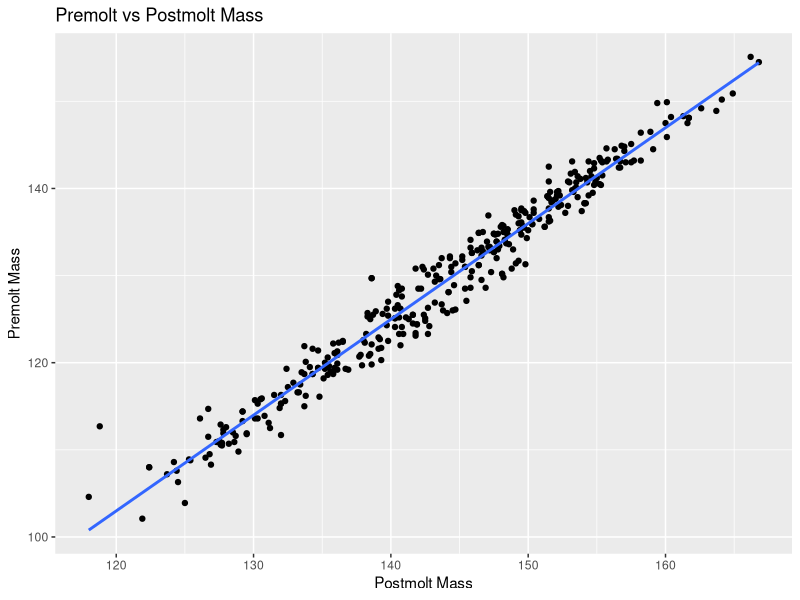
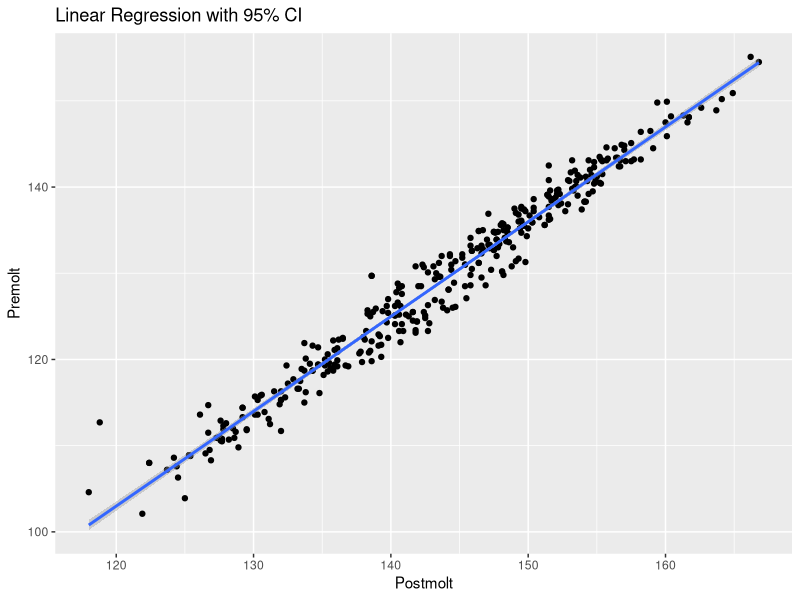
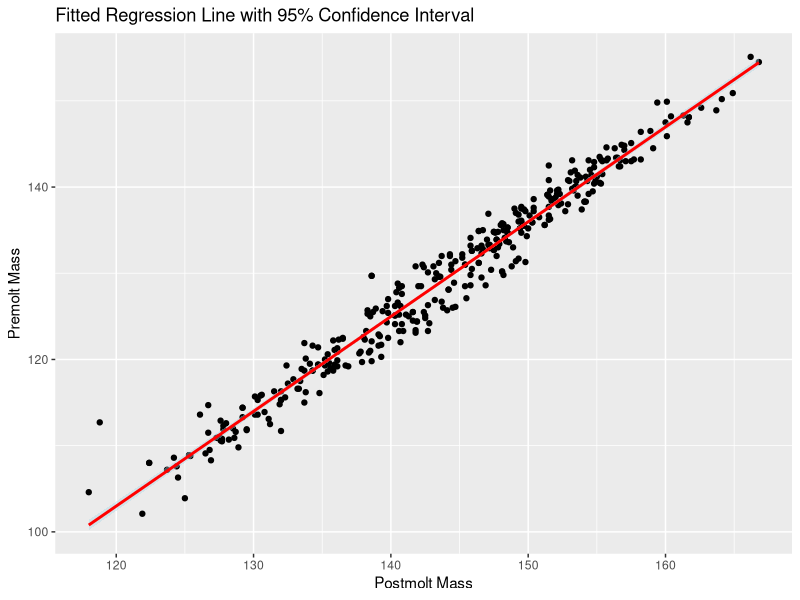

Write R code to recreate these figures, in order.
# -----------------------------
# 🦀 Dungeness Crab Premolt Analysis
# -----------------------------
# This analysis explores the relationship between premolt and postmolt weights
# in Dungeness crabs using regression modeling and visualization.
# Techniques used: scatter plots, confidence interval prediction, linear modeling.
# -----------------------------

# --- Load Required Libraries ---
library(readr)      # For reading CSV files
library(ggplot2)    # For plotting
library(dplyr)      # For data manipulation
library(tibble)     # For working with tibbles
library(magrittr)   # For using the pipe (%>%) operator

# --- Load Dataset ---
crabs.df <- read_csv("dungeness-crabs.csv")
View(crabs.df)  # View the full dataset

# --- Initial Scatter Plot with Regression Line ---
ggplot(crabs.df, aes(x = Postmolt, y = Premolt)) +
  geom_point() +
  geom_smooth(method = "lm", se = FALSE) +
  ggtitle("Premolt vs Postmolt Mass") +
  xlab("Postmolt Mass") +
  ylab("Premolt Mass")

# --- Basic Summary Statistics ---
nrow(crabs.df)       # Number of observations
summary(crabs.df)    # Summary statistics for each variable

# --- Fit Linear Model ---
crabs.fit <- lm(Premolt ~ Postmolt, data = crabs.df)

# --- Predict Premolt Mass for Specific Postmolt Values ---
to.predict <- tibble(Postmolt = c(125, 130))
predict(crabs.fit, newdata = to.predict, interval = "confidence", level = 0.95)

# --- Visualize Regression Line with Confidence Interval ---
ggplot(crabs.df, aes(x = Postmolt, y = Premolt)) +
  geom_point() +
  geom_smooth(method = "lm", level = 0.95, se = TRUE) +
  ggtitle("Linear Regression with 95% CI")

# --- Display R-squared Value ---
summary(crabs.fit)$r.squared

# --- Create a Sequence of Postmolt Values for Prediction ---
to.predict <- summarise(crabs.df, min = min(Postmolt), max = max(Postmolt)) %>%
  summarise(Postmolt = seq(min, max, length.out = 100))

# --- Generate Confidence Intervals from Model Predictions ---
crabs.predict <- predict(crabs.fit, newdata = to.predict, interval = "confidence") %>%
  bind_cols(to.predict)

# --- Final Visualization: Regression Line with Ribbon ---
ggplot(crabs.df, aes(x = Postmolt, y = Premolt)) +
  geom_point() +
  geom_ribbon(
    data = crabs.predict,
    inherit.aes = FALSE,  # Prevent inheriting y = Premolt from the main ggplot
    aes(x = Postmolt, ymin = lwr, ymax = upr),
    fill = "lightblue", alpha = 0.4
  ) +
  geom_line(
    data = crabs.predict,
    aes(x = Postmolt, y = fit),
    color = "red", size = 1
  ) +
  ggtitle("Fitted Regression Line with 95% Confidence Interval") +
  xlab("Postmolt Mass") +
  ylab("Premolt Mass")
